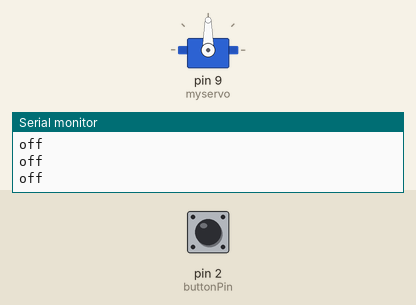
Recording of a sketch running on a simulated Arduino Uno, built with avr-gcc and run on an emulated ATmega328P. Parts: servo, the last lines printed to the serial monitor. The inputs (shaded band) are chosen by the test bench; at power-on: pin 2 (buttonPin) LOW.

Above: at 1.2 s.
1.3 s: pin 2 (buttonPin) pulled HIGH for 0.15 s
At 2.5 s:
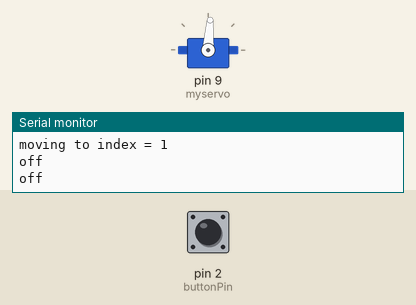
2.9 s: pin 2 (buttonPin) pulled HIGH for 1 s
At 4.0 s:
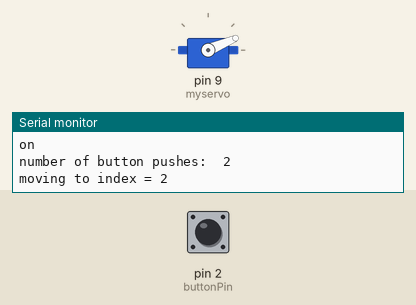
5.4 s: pin 2 (buttonPin) pulled HIGH for 0.15 s
At 6.0 s:
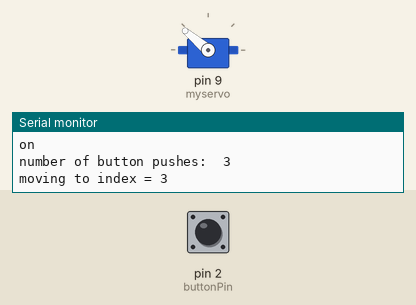
7.0 s: pin 2 (buttonPin) pulled HIGH for 3.2 s
At 8.4 s:
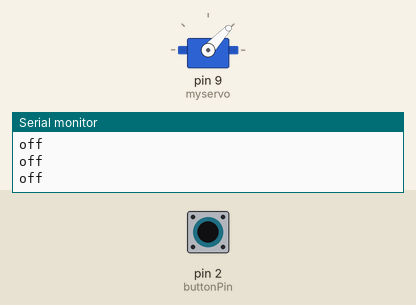
11.7 s: pin 2 (buttonPin) pulled HIGH for 0.15 s
At 12.2 s:
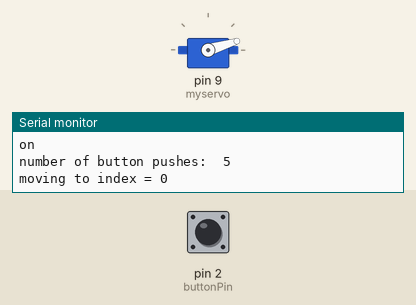
Timing chart, 0 to 14.3 s (numbered marks = the images above; inputs shaded):
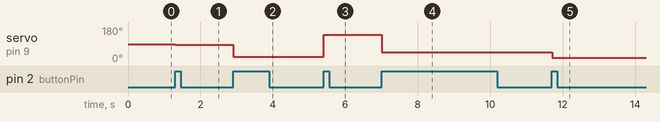

Measured:
- after the input at 1.3 s, servo on pin 9 (myservo): 90° → 86° at once
- after the input at 2.9 s, servo on pin 9 (myservo): 86° → 23° at once
- after the input at 5.4 s, servo on pin 9 (myservo): 23° → 140° at once
- after the input at 7.0 s, servo on pin 9 (myservo): 140° → 47° at once
- after the input at 11.7 s, servo on pin 9 (myservo): 47° → 17° at once

The sketch:

final_servo_code.ino
```cpp
#include <Servo.h>

Servo myservo;  // create servo object to control a servo
const int  buttonPin = 2;    // the pin that the pushbutton is attached to
int buttonPushCounter = 0;   // counter for the number of button presses
int buttonState = 0;         // current state of the button
int lastButtonState = 0;     // previous state of the button

int numberOfPositions = 5; // litterally counted
int positions[] = {17, 86, 23, 140, 47}; // array


void setup() {
  myservo.attach(9);  // attaches the servo on pin 9 to the servo object
  Serial.begin(9600);


}
void loop() {
  buttonState = digitalRead(buttonPin);  // compare the buttonState to its previous state
  if (buttonState != lastButtonState) {  // if the state has changed, increment the counter
    if (buttonState == HIGH) {          // if the current state is HIGH then the button
                                         // went from off to on:
      buttonPushCounter++;
      Serial.println("on");
      Serial.print("number of button pushes:  ");
      Serial.println(buttonPushCounter);
      int index = buttonPushCounter % numberOfPositions ; // position for array

      Serial.print("moving to index = ");
      Serial. println(index);           //hopefully prints intindex from above

      myservo.write(positions[index]); // hopefully writes int index from above, moving throug the aray in order
      delay(1000);
    }
  }

  else {
    // if the current state is LOW then the button
    // wend from on to off:
    Serial.println("off");
  }
  // Delay a little bit to avoid bouncing
  delay(50);
  lastButtonState = buttonState;
}
```
